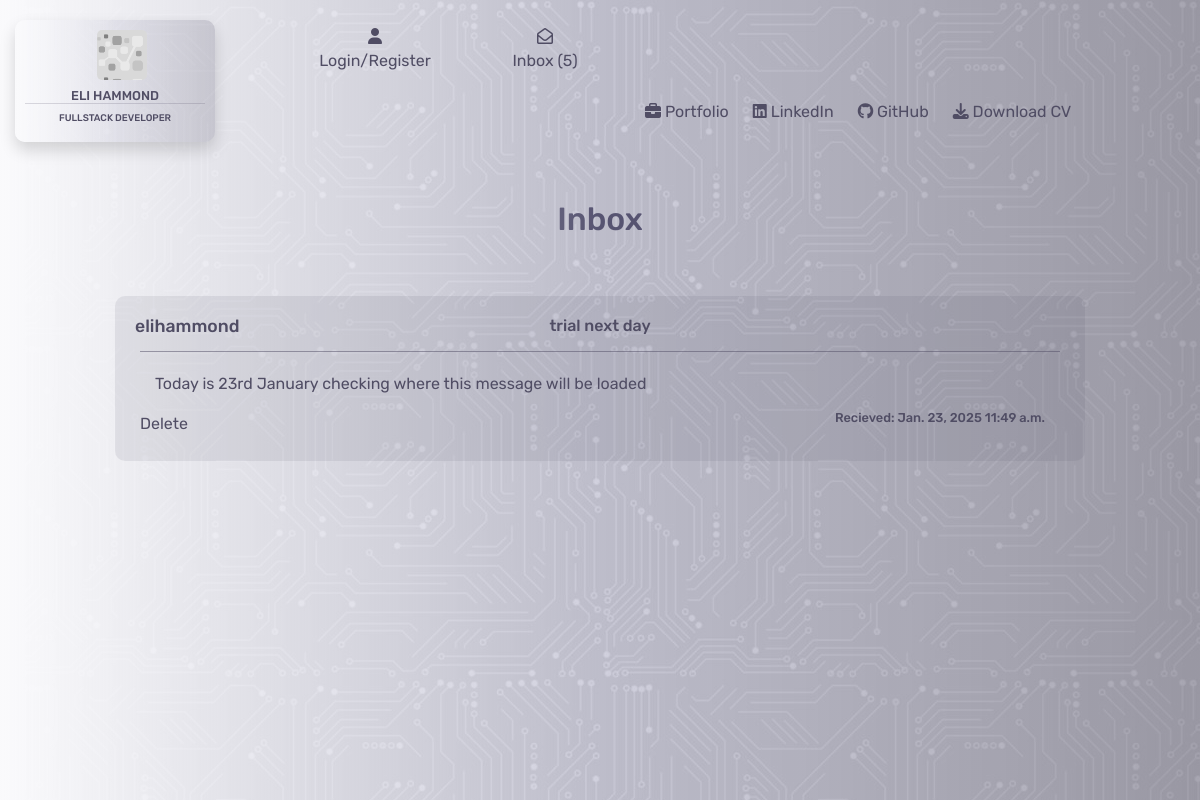
Page /contacts/15 on the earlier database version.
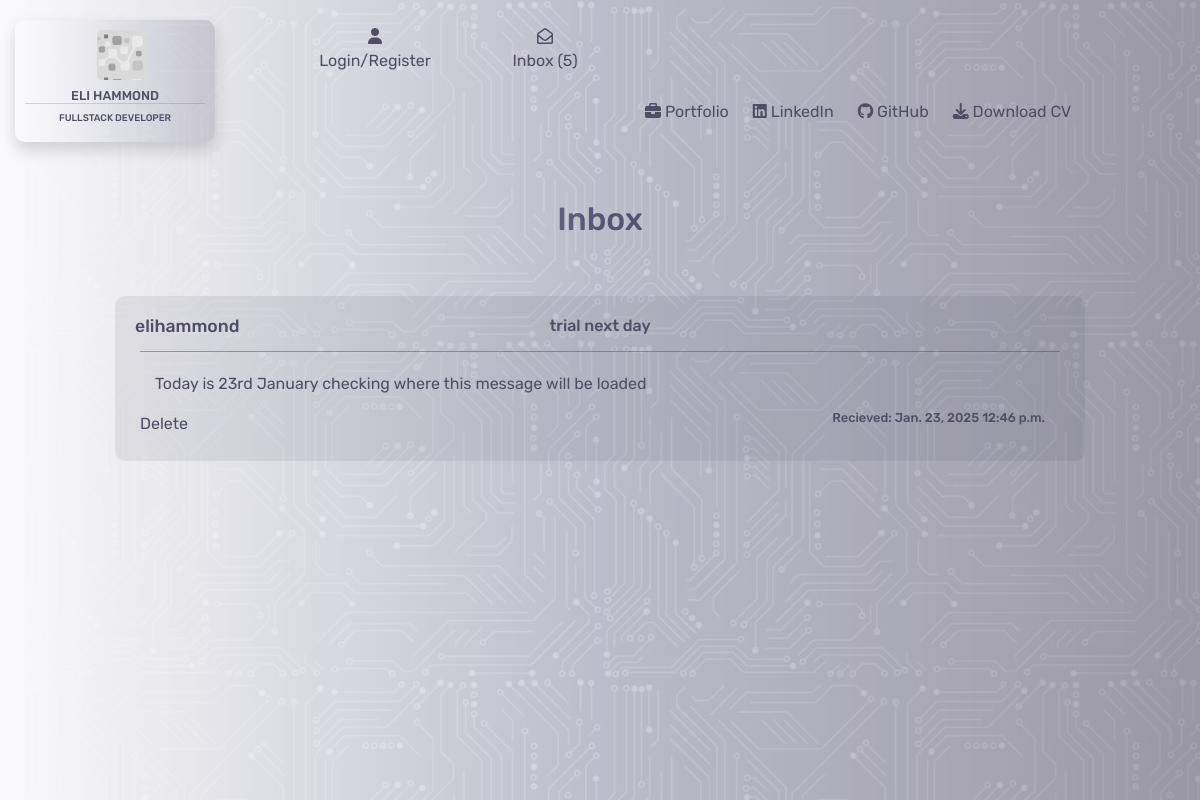
Same page on the later database version.
### contacts/models.py (models this page shows)
class Contacts(models.Model):
    class Meta:
        verbose_name_plural = "Contacts"
    name = models.CharField(max_length=26)
    subject = models.CharField(max_length=52, null=True, blank=True)
    email = models.EmailField()
    phone = models.IntegerField()
    message = models.TextField()
    date = models.DateField(auto_now_add=True)
    time = models.TimeField(auto_now_add=True)
    read = models.BooleanField(default=False)

### contacts/views.py (the view)
# urls.py: path('<int:contact_id>', views.open_message, name='open_message'),
def open_message(request, contact_id):
    inbox = Contacts.objects.get(id=contact_id)
    inbox.read = True
    inbox.save()
    template = 'contacts/open_message.html'
    context = {
        'inbox': inbox
    }
    return render(request, template, context)

### contacts/contexts.py (called while the page is built)
def contacts_inbox(request):
    inbox = Contacts.objects.all()
    unread_messages = Contacts.objects.filter(read=False).count()
    print(unread_messages)
    message_count = len(inbox)
    context = {
        'inbox': inbox,
        'message_count': message_count,
        'unread_messages': unread_messages
    }
    return context

### contacts/templates/contacts/open_message.html (shortened to what this page needs)
{% extends "base.html" %}
{% load static %}
{% block content %}
<div class="container-fluid">
    <div class="row">
        <div class="col-4"></div>
        <div class="col-4">
            <h2 class="header">Inbox</h2>
        </div>
        <div class="col-4"></div>
    </div>
    <div class="row">
        <div class="col-1">
        </div>
        <div class="col-10">
            <div class="read-message">
                <div class="row">
                    <div class="col-3">
                        <h4 class="inbox-name">{{ inbox.name }}</h4>
                    </div>
                    <div class="col-6">
                        {% if inbox.subject %}
                        <h5 class="inbox-subject">{{ inbox.subject }}</h5>
                        {% else %}
                        <h5 class="inbox-subject">no subject</h5>
                        {% endif %}
                    </div>
                    <div class="col-3">
                    </div>
                </div>
                <div class="row message-row">
                    <div class="col-8 message-display">
                        <p>
                            {{ inbox.message }}
                        </p>
                    </div>
                    <div class="col-4">
                        <p class="inbox-date-time main-message-date-time">
                            Recieved:
                            {{ inbox.date }} {{ inbox.time }}
                        </p>
                    </div>
                    <div class="delete-message">
                        <div id="delete">Delete</div>
                    </div>
                </div>
            </div>
        </div>
        <div class="col-1"></div>
    </div>
</div>
{% endblock %}

Differences in the rows shown:
changed Contacts "elihammond": time "11:49 a.m." → "12:46 p.m."
